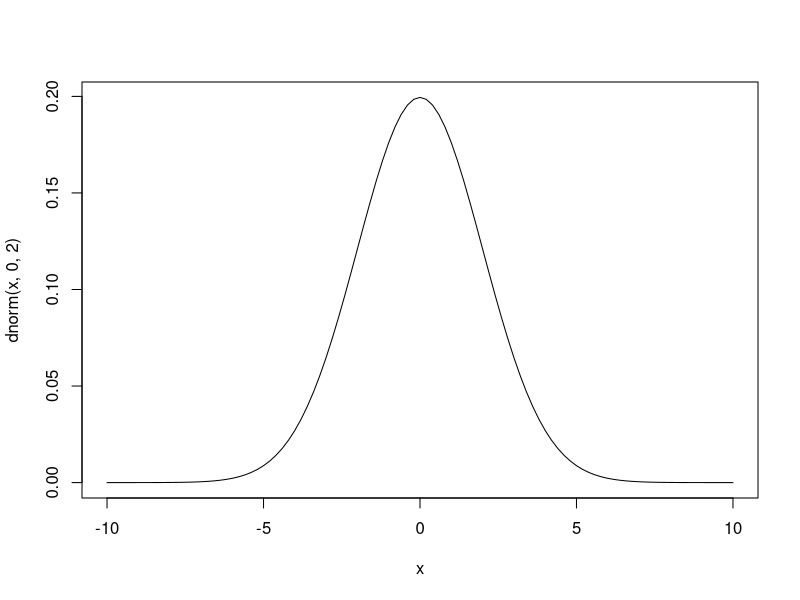
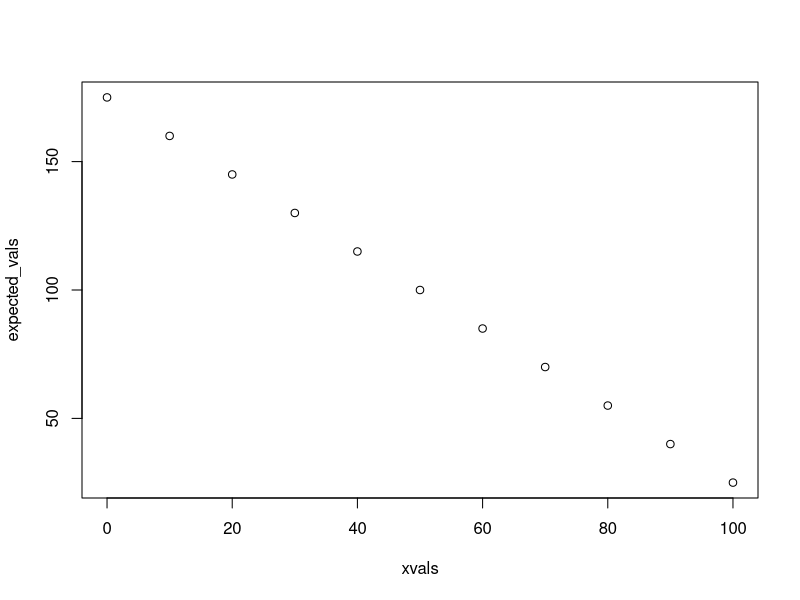
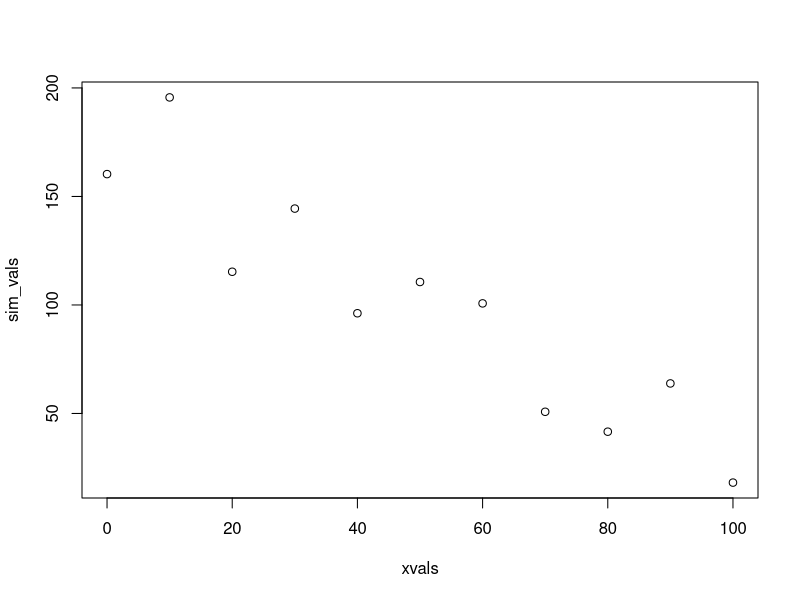
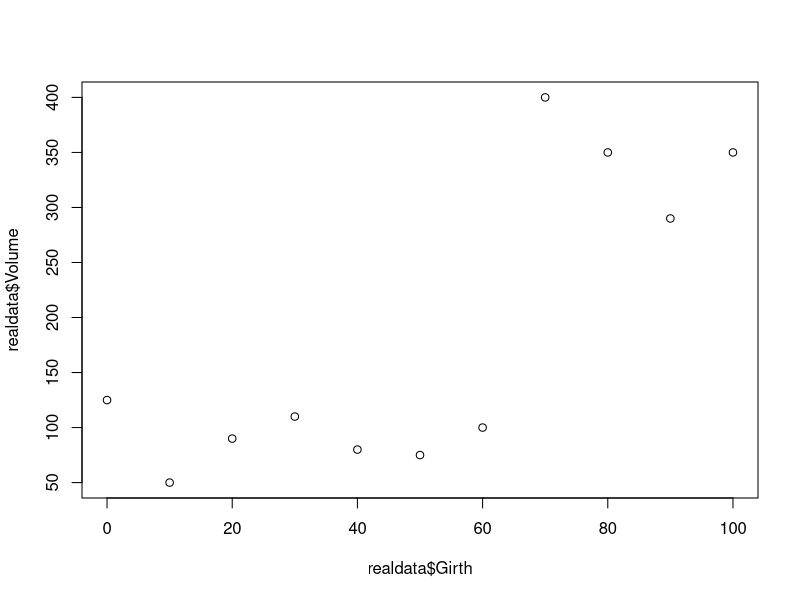
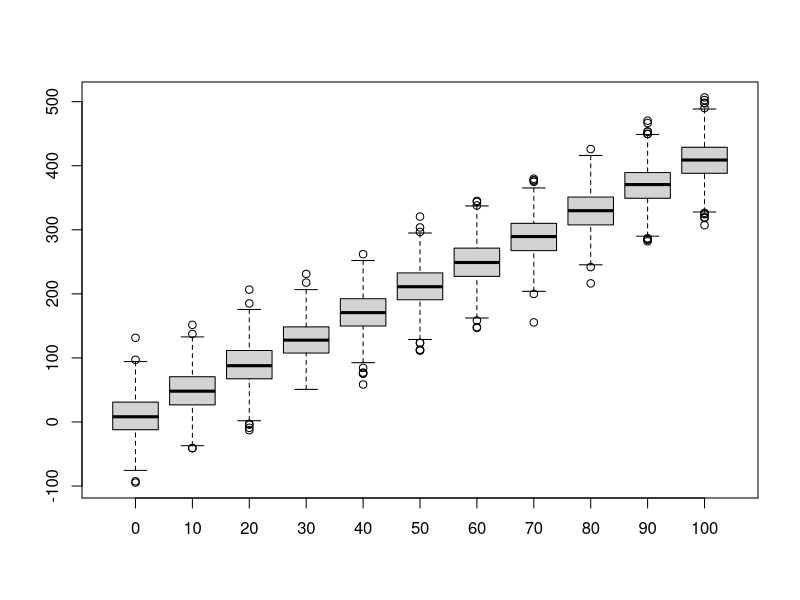
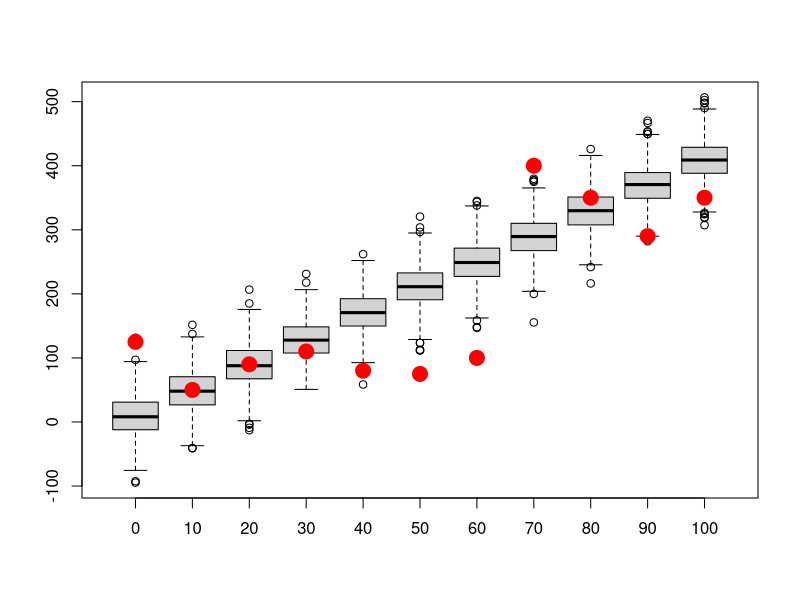
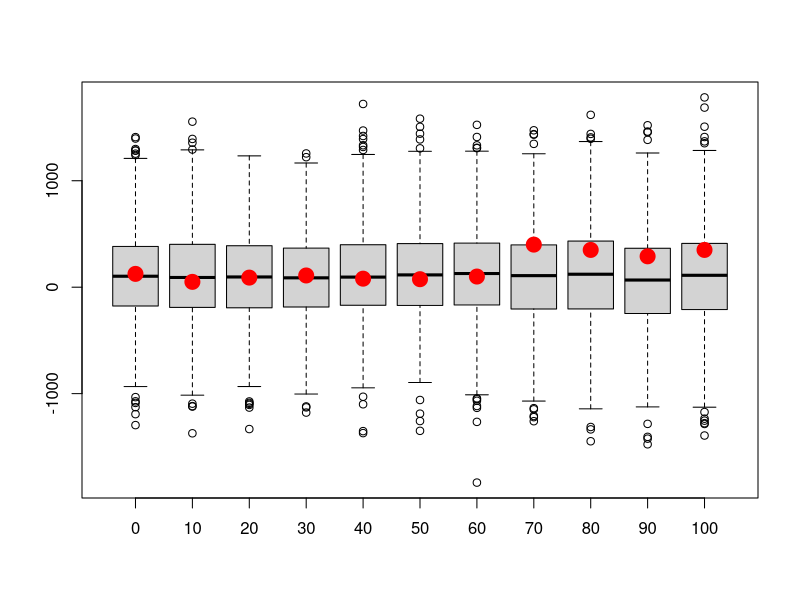

Recreate these plots in R, in order.

#  NRES 746, Lecture 3  ------------------------
##  University of Nevada, Reno       
##  The virtual ecologist                             
##     Building data simulation models  


###########
# Random number generators (a key component of data simulation models- but usually not the whole story)

runif(1,0,25)   # draw random numbers from various probability distributions
rpois(1,3.4)
rnorm(1,22,5.4)


#############
# Short exercise:

# Generate 50 samples from Normal(mean=10,sd=5) 


# Generate 1000 samples from Poisson(mean=50)


# Generate 10 samples from Beta(shape1=0.1,shape2=0.1)


# Try some other distributions and parameters.  NOTE: you can visualize probability densities easily using the "curve" function:

curve(dnorm(x,0,2),-10,10)

# What happens when you try to use a discrete distribution?


############
# SIMULATE DATA GENERATION: decompose into deterministic and stochastic components 

##########
# Deterministic component: define function for transforming a predictor variable into an expected response (linear regression)

    # Arguments:
      # x: vector of covariate values
      # a: the intercept of a linear relationship mapping the covariate to an expected response
      # b: the slope of a linear relationship mapping the covariate to an expected response

deterministic_component <- function(x,a,b){
  linear <- a + b*x   # specify a deterministic, linear functional form
  return(linear)
}

xvals = seq(0,100,10)  # define the values of a hypothetical predictor variable (e.g., tree girth)

expected_vals <- deterministic_component(xvals,175,-1.5)   # use the deterministic component to determine the expected response (e.g., tree volume)
expected_vals

plot(xvals,expected_vals)   # plot out the relationship

# plot(xvals,expected_vals,type="l")    # alternatively, plot as a line


##########
# Stochastic component: define a function for transforming an expected (deterministic) response and adding a layer of "noise" on top!

    # Arguments:
      # x: vector of expected responses
      # variance: variance of the "noise" component of your data simulation model
stochastic_component <- function(x,variance){     
  sd <- sqrt(variance)       # convert variance to standard deviation       
  stochvals <- rnorm(length(x),x,sd)       # add a layer of "noise" on top of the expected response values
  return(stochvals)
}

           # alternative: add the "residuals" onto the expected values. 
# stochastic_component <- function(x,variance){     
#   sd <- sqrt(variance)       # convert variance to standard deviation       
#   stochvals <- rnorm(length(x),0,sd)       # generate the 'residuals'    
#   return(x+stochvals)             # add a layer of "noise" on top of the expected response values
# }

    ### Simulate stochastic data!!
sim_vals <- stochastic_component(expected_vals,variance=500)   # try it- run the function to add noise to your expected values. 

plot(xvals,sim_vals)     # plot it- it should look much more "noisy" now!

# ALTERNATIVELY:

sim_vals <- stochastic_component(deterministic_component(xvals,175,-1.5),500)    # stochastic "shell" surrounds a deterministic "core"    


############
# Goodness-of-fit test!

    # Does the data fall into the range of plausble data produced by this fully specified model?

############
# Imagine you have the following "real" data (e.g., tree volumes). 

realdata <- data.frame(Volume=c(125,50,90,110,80,75,100,400,350,290,350),Girth=xvals)
plot(realdata$Girth,realdata$Volume)


#############
# Let's simulate many datasets from our hypothesized data generating model (intercept=10,slope=4,variance=1000):

reps <- 1000    # specify number of replicate datasets to generate
samplesize <- nrow(realdata)    # define the number of data points we should generate for each simulation "experiment"
simresults <- array(0,dim=c(samplesize,reps))   # initialize a storage array for results 
for(i in 1:reps){       # for each independent simulation "experiment":
  exp_vals <- deterministic_component(realdata$Girth,a=10,b=4)          # simulate the expected tree volumes for each measured girth value
  sim_vals <- stochastic_component(exp_vals,1000)  # add stochastic noise
  simresults[,i] <- sim_vals   # store the simulated data for later
}

    # now make a boxplot of the results
boxplot(t(simresults),xaxt="n")    # (repeat) make a boxplot of the simulation results
axis(1,at=c(1:samplesize),labels=realdata$Girth)                          # add x axis labels 


#########
# Now overlay the "real" data
    # how well does the model fit the data?

boxplot(lapply(1:nrow(simresults), function(i) simresults[i,]),xaxt="n")    # (repeat) make a boxplot of the simulation results
axis(1,at=c(1:samplesize),labels=realdata$Girth)                          # add x axis labels 
points(c(1:samplesize),realdata$Volume,pch=20,cex=3,col="red",xaxt="n")     # this time, overlay the "real" data 


#############
# Let's simulate many datasets from our hypothesized data generating model (intercept=100,slope=0,variance=75000):

reps <- 1000    # specify number of replicate datasets to generate
samplesize <- nrow(realdata)    # define the number of data points we should generate for each simulation "experiment"
simresults <- array(0,dim=c(samplesize,reps))   # initialize a storage array for results 
for(i in 1:reps){       # for each independent simulation "experiment":
  exp_vals <- deterministic_component(realdata$Girth,a=100,b=0)          # simulate the expected tree volumes for each measured girth value
  sim_vals <- stochastic_component(exp_vals,200000)  # add stochastic noise
  simresults[,i] <- sim_vals   # store the simulated data for later
}

    # now make a boxplot of the results
boxplot(lapply(1:nrow(simresults), function(i) simresults[i,]),xaxt="n")    # (repeat) make a boxplot of the simulation results
axis(1,at=c(1:samplesize),labels=realdata$Girth)                          # add x axis labels 
points(c(1:samplesize),realdata$Volume,pch=20,cex=3,col="red",xaxt="n")     # this time, overlay the "real" data 



###############
# Power analysis example: designing a monitoring program for a rare species


   ### first, let's develop some helper functions:

########
# function for computing the number of observed/detected animals in a single survey

    # Arguments:
      # TrueN: true population abundance
      # surveyors: number of survey participants each day
      # days: survey duration, in days

NumObserved <- function(TrueN=1000,surveyors=1,days=3){
  probPerPersonDay <- 0.02      # define the probability of detection per animal per person-day [hard-coded- potentially bad coding practice!]
  probPerDay <- 1-(1-probPerPersonDay)^surveyors      # define the probability of detection per animal per day (multiple surveyors)(animal must be detected at least once)
  probPerSurvey <- 1-(1-probPerDay)^days       # define the probability of detection per animal for the entire survey
  nobs <- rbinom(1,size=TrueN,prob=probPerSurvey)     # simulate the number of animals detected!
  return(nobs)
}
NumObserved(TrueN=500,surveyors=2,days=7)   # test the new function


#########
# function for computing expected abundance dynamics of a declining population (deterministic component!)

    # Arguments:
      # LastYearAbund: true population abundance in the previous year
      # trend: proportional change in population size from last year

ThisYearAbund <- function(LastYearAbund=1000,trend=-0.03){
  CurAbund <- LastYearAbund + trend*LastYearAbund    # compute abundance this year
  CurAbund <- floor(CurAbund)  # can't have fractional individuals!
  return(CurAbund)
}
ThisYearAbund(LastYearAbund=500,trend=-0.03)    # test the new function

# NOTE: we could introduce stochastic population dynamics (or density dependence, etc!) for a more realistic model, but we are omitting this here. 


########
# develop a function for simulating monitoring data from a declining population

    # Arguments:
      # initabund: true initial population abundance
      # trend: proportional change in population size from last year
      # years: duration of simulation
      # observers: number of survey participants each day
      # days: survey duration, in days
      # survint: survey interval, in years (e.g., 2 means surveys are conducted every other year)

SimulateMonitoringData <- function(initabund=1000,trend=-0.03,years=25,observers=1,days=3,survint=2){
  prevabund <- initabund        # initialize "previous-year abundance" at initial abundance 
  detected <- numeric(years)    # set up storage variable
  for(y in 1:years){            # for each year of the simulation:
    thisAbund <- ThisYearAbund(prevabund,trend)             # compute the current abundance on the basis of the trend
    detected[y] <- NumObserved(thisAbund,observers,days)     # sample the current population using this monitoring scheme
    prevabund <- thisAbund   # set this years abundance as the previous years abundance (to set up the simulation for next year)
  }
  surveyed <- c(1:years)%%survint==0    # which years were surveys actually performed?
  detected[!surveyed] <- NA            # if the survey is not performed that year, return a missing value
  return(detected)       # return the number of individuals detected
}

SimulateMonitoringData(initabund=1000,trend=-0.03,years=25,observers=1,days=3,survint=2)    # test the new function


#########
# finally, develop a function for assessing whether or not a decline was detected:

    # Arguments:
      # monitoringData: simulated results from a long-term monitoring study
      # alpha: define acceptable type-I error rate (false positive rate)

IsDecline <- function(monitoringData,alpha=0.05){
  time <- 1:length(monitoringData)      # vector of survey years
  model <- lm(monitoringData~time)    # for now, let's use ordinary linear regression (perform linear regression on simulated monitoring data)
  p_value <- summary(model)$coefficients["time","Pr(>|t|)"]      # extract the p-value  
  isdecline <- ifelse(summary(model)$coefficients["time","Estimate"]<0,TRUE,FALSE)     # determine if the simulated monitoring data determined a "significant" decline
  sig_decline <- ifelse((p_value<=alpha)&(isdecline),TRUE,FALSE)    # if declining and significant trend, then the monitoring protocol successfully diagnosed a decline
  return(sig_decline)
}

IsDecline(monitoringData=c(10,20,NA,15,1),alpha=0.05)    # test the function


###########
# Lab exercise: develop a "power" function to return the statistical power to detect a decline under alternative monitoring schemes...

nreps <- 10000      # set number of replicate monitoring "experiments"
initabund <- 1000    # set initial population abundance.

GetPower <- function(nreps=nreps,initabund=initabund,trend=-0.03,years=25,observers=1,days=3,survint=2,alpha=0.05){
     # fill this in!
  return(Power)
}
